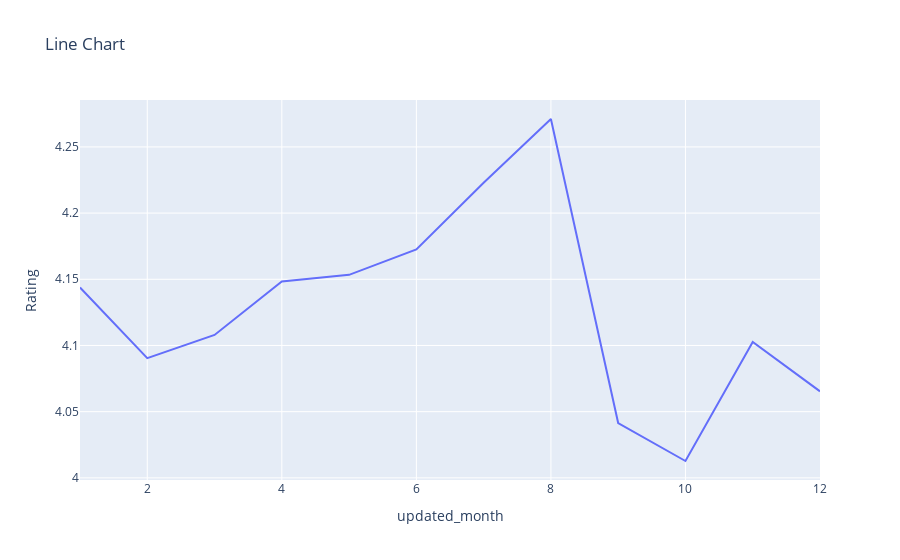

Write notebook code for a chart like this one.
### Code cell
#Prepare the plot
fig = px.line(res, x='updated_month', y='Rating', title='Line Chart')
fig.show()

### Figure 1 — Plotly figure (JSON) as saved in the notebook; plotly's stock layout.template omitted (floating-point values rounded to 4 significant figures)
{"data": [{"hovertemplate": "updated_month=%{x}<br>Rating=%{y}<extra></extra>", "legendgroup": "", "line": {"color": "#636efa", "dash": "solid"}, "marker": {"symbol": "circle"}, "mode": "lines", "name": "", "orientation": "v", "showlegend": false, "type": "scatter", "x": [1, 2, 3, 4, 5, 6, 7, 8, 9, 10, 11, 12], "xaxis": "x", "y": [4.144, 4.09, 4.108, 4.148, 4.153, 4.173, 4.223, 4.271, 4.041, 4.013, 4.103, 4.065], "yaxis": "y"}], "layout": {"legend": {"tracegroupgap": 0}, "title": {"text": "Line Chart"}, "xaxis": {"anchor": "y", "domain": [0, 1], "title": {"text": "updated_month"}}, "yaxis": {"anchor": "x", "domain": [0, 1], "title": {"text": "Rating"}}}}
